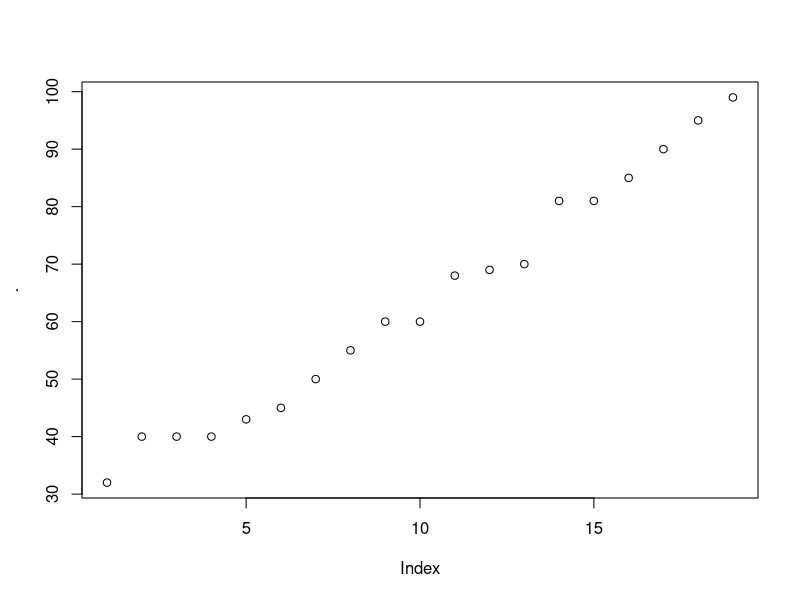

The R source for this figure:
## ---- chunk 1
knitr::opts_chunk$set(echo = TRUE)
## ---- chunk 2
library(tidyverse)
library(readxl)
## ---- chunk 3
#import a nice xlsx file and render just the table
survey_dat <- read.csv("demo.csv") 
head(survey_dat)

## ---- chunk 4

#show how to get gps and add to data

demo_dat <- read.csv("demo.csv") 
demo_dat

# then show how to add weather data

## ---- chunk 5
demo_dat$Daily_high_temp %>% 
  sort() %>%
  plot()

